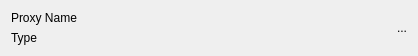
<?xml version="1.0" encoding="UTF-8"?>
<ui version="4.0">
    <class>ProxyWidget</class>
    <widget class="QWidget" name="ProxyWidget">
        <property name="geometry">
            <rect>
                <x>0</x>
                <y>0</y>
                <width>418</width>
                <height>55</height>
            </rect>
        </property>
        <property name="sizePolicy">
            <sizepolicy hsizetype="Preferred" vsizetype="Minimum">
                <horstretch>0</horstretch>
                <verstretch>0</verstretch>
            </sizepolicy>
        </property>
        <property name="minimumSize">
            <size>
                <width>0</width>
                <height>0</height>
            </size>
        </property>
        <property name="maximumSize">
            <size>
                <width>16777215</width>
                <height>16777215</height>
            </size>
        </property>
        <property name="cursor">
            <cursorShape>PointingHandCursor</cursorShape>
        </property>
        <property name="windowTitle">
            <string>Form</string>
        </property>
        <property name="styleSheet">
            <string notr="true"/>
        </property>
        <layout class="QHBoxLayout" name="horizontalLayout">
            <item>
                <layout class="QVBoxLayout" name="verticalLayout_2">
                    <item>
                        <widget class="QLabel" name="name">
                            <property name="font">
                                <font>
                                    <bold>false</bold>
                                </font>
                            </property>
                            <property name="text">
                                <string>Proxy Name</string>
                            </property>
                        </widget>
                    </item>
                    <item>
                        <widget class="QLabel" name="type">
                            <property name="text">
                                <string>Type</string>
                            </property>
                        </widget>
                    </item>
                </layout>
            </item>
            <item>
                <spacer name="horizontalSpacer">
                    <property name="orientation">
                        <enum>Qt::Horizontal</enum>
                    </property>
                    <property name="sizeHint" stdset="0">
                        <size>
                            <width>40</width>
                            <height>20</height>
                        </size>
                    </property>
                </spacer>
            </item>
            <item>
                <widget class="QLabel" name="lag">
                    <property name="text">
                        <string>...</string>
                    </property>
                </widget>
            </item>
        </layout>
    </widget>
    <resources/>
    <connections/>
</ui>
